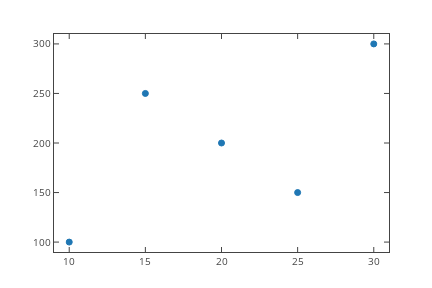

Notebook cell for this chart:
### Code cell
fig = plt.figure()
x = [10, 15, 20, 25, 30]
y = [100, 250, 200, 150, 300]
plt.plot(x, y, "o")

plotly.offline.iplot_mpl(fig)

### Figure 1 — Plotly figure (JSON) as saved in the notebook; plotly's stock layout.template omitted (floating-point values rounded to 4 significant figures)
{"data": [{"marker": {"color": "#1F77B4", "line": {"color": "#1F77B4", "width": 1}, "opacity": 1, "size": 6, "symbol": "dot"}, "mode": "markers", "name": "_line0", "type": "scatter", "uid": "9de830", "x": [10, 15, 20, 25, 30], "xaxis": "x", "y": [100, 250, 200, 150, 300], "yaxis": "y"}], "layout": {"autosize": false, "height": 288, "hovermode": "closest", "margin": {"b": 36, "l": 54, "pad": 0, "r": 43, "t": 34}, "showlegend": false, "width": 432, "xaxis": {"anchor": "y", "domain": [0, 1], "mirror": "ticks", "nticks": 11, "range": [9, 31], "showgrid": false, "showline": true, "side": "bottom", "tickfont": {"size": 10}, "ticks": "inside", "type": "linear", "zeroline": false}, "yaxis": {"anchor": "x", "domain": [0, 1], "mirror": "ticks", "nticks": 11, "range": [90, 310], "showgrid": false, "showline": true, "side": "left", "tickfont": {"size": 10}, "ticks": "inside", "type": "linear", "zeroline": false}}}
